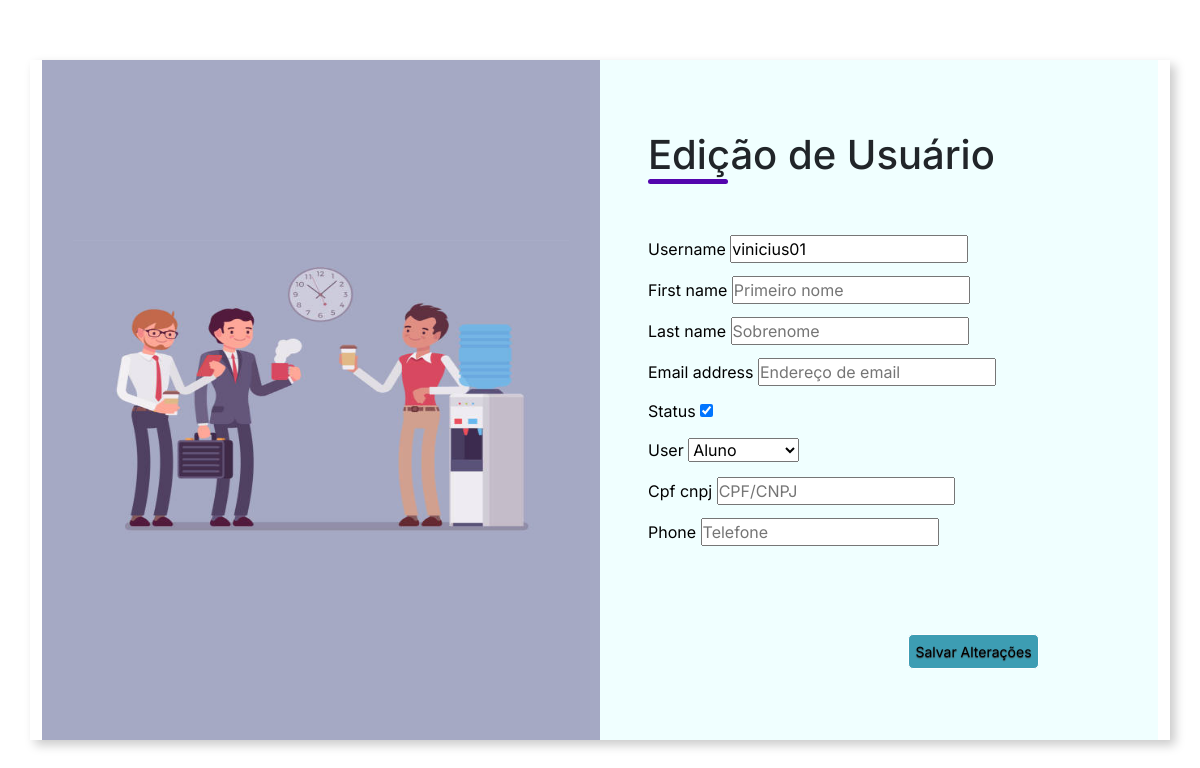
The page /atualizar/cadastro/2 (signed in) on the database as committed earlier.
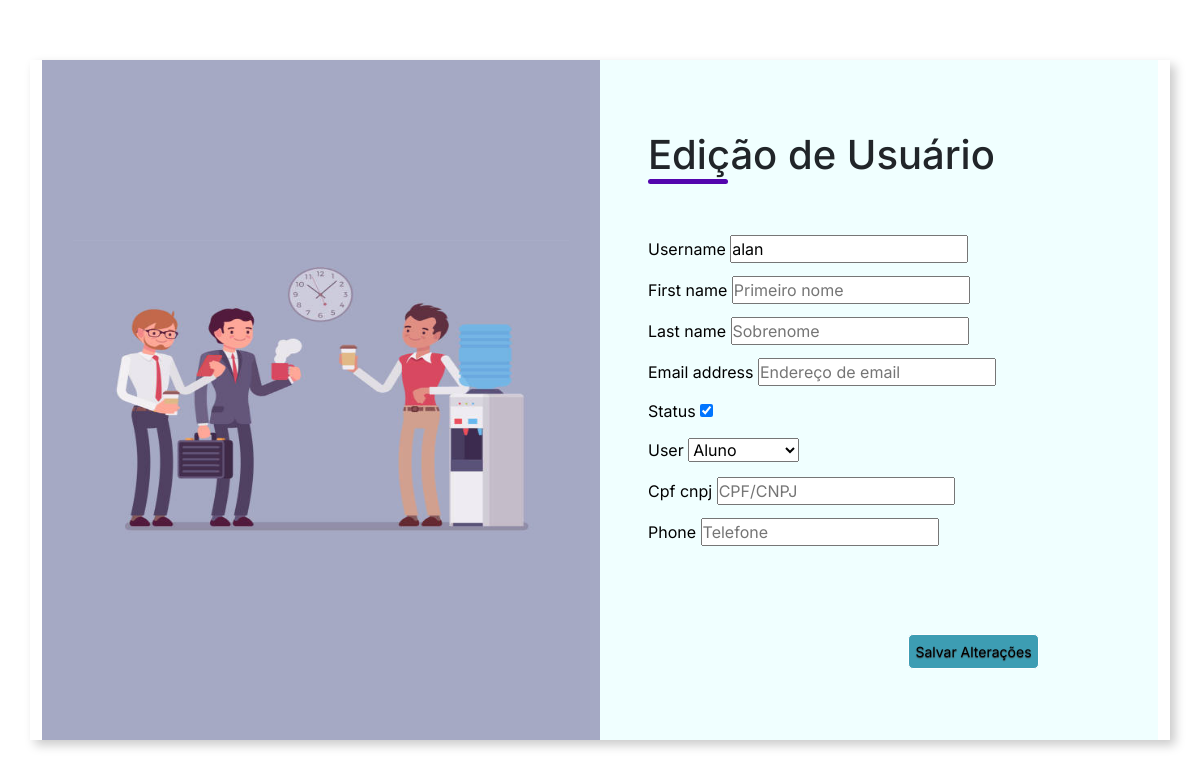
The same page on the database as committed later.
### main/models.py (models this page shows, shortened)
class Usuario(AbstractUser):
    USUARIOS = [
        (1, "aluno"),
        (2, "professor")
    ]
    cpf_cnpj = models.CharField(max_length=14, blank=False)
    phone = models.CharField(max_length=12)
    user = models.PositiveIntegerField(choices=USUARIOS, default=1)

### main/views/update_user.py (the view, shortened to what this page needs)
# urls.py: path('atualizar/cadastro/<int:pk>', UpdateUser.as_view(), name='updateuser'),
class UpdateUser(LoginRequiredMixin, View):
    template_name = 'update_user.html'
    def get(self, request, pk):
        user = Usuario.objects.get(pk=pk)
        form = UserUpdateForm(instance=user)
        return render(request, self.template_name, {'form': form})

### main/forms/updateuser_forms.py
class UserUpdateForm(forms.ModelForm):
    USUARIO = [
        (1, 'Aluno'),
        (2, 'Professor')
    ]
    ATIVO_INATIVO = [
            (1, 'Ativo'),
            (2, 'Inativo')
        ]
    class Meta:
        model= Usuario
        fields = ['username', 'first_name', 'last_name', 'email', 'is_active', 'user', 'cpf_cnpj', 'phone']
        widgets = {
            'username': forms.TextInput(attrs={'placeholder': 'Nome de usuário'}),
            'first_name': forms.TextInput(attrs={'placeholder': 'Primeiro nome'}),
            'last_name': forms.TextInput(attrs={'placeholder': 'Sobrenome'}),
            'email': forms.EmailInput(attrs={'placeholder': 'Endereço de email'}),
            'cpf_cnpj': forms.TextInput(attrs={'placeholder': 'CPF/CNPJ'}),
            'phone': forms.TextInput(attrs={'placeholder': 'Telefone'}),
        }
    user = forms.ChoiceField(
        choices=[('', 'Selecione...')] + USUARIO,
        widget=forms.Select(attrs={'placeholder': 'Usuário'})
    )
    is_active = forms.BooleanField(
        label='Status',
        required=False,
        widget=forms.CheckboxInput(attrs={'class': 'custom-class'}),
    )

### templates/update_user.html (shortened to what this page needs)
{% load static%}
<!DOCTYPE html>
<html lang="pt-br">
<head>
    <link rel="stylesheet" href="{% static 'styles/style_edicao_usuario.css'%}">
    <link href="https://cdn.jsdelivr.net/npm/bootstrap@5.2.2/dist/css/bootstrap.min.css" rel="stylesheet">
</head>
<body>
    <div class="container">
        <div class="form-image">
            <img src="{% static 'assets/imagens/imagem_edicao_usuario.jpg' %}">
        </div>
    <div class="form">
        <form action="{% url 'updateuser' pk=user.pk %}", method="post">
            <div class="form-header">
                <div class="title">
                    <h1> Edição de Usuário</h1>
                </div>
            </div>
            <div class="row">
                {% for field in form.visible_fields %}
                <div class="col-12" style="margin-bottom: 10px;">
                    <label for="{{ field.id_for_label }}" style="color:black; margin-bottom: 5px;">{{field.label}}</label>
                    {{ field }}
                </div>
                {% endfor %}
            </div>
        </form>
        <div>
            <button class="button_salvar_alteracoes"  type="submit">Salvar Alterações</button>
    </div>
</body>
</html>

### laboratorio/static/styles/style_edicao_usuario.css (style rules this page uses)
* { padding:0; margin: 0; box-sizing: border-box; font-family: 'Inter', sans-serif; }
body { width: 100%; height: 100vh; display: flex; justify-content: center; align-items: center; background:#f8f9e8; }
.container { width:85%; height:85vh; display:flex; box-shadow: 5px 5px 10px rgba(0, 0, 0, .212); }
.form-image { width:50%; display: flex; justify-content: center; align-items:center; background-color:#a5a9c4 ; padding: 1rem; }
.form-image img { width: 31rem; height: 20rem; }
.form { width: 50%; display: flex; justify-content: center; align-items: center; flex-direction: column; background-color: azure; padding: 3rem; }
.form-header { margin-bottom: 3rem; display: flex; justify-content: space-between; }
.button_salvar_alteracoes { margin-top: 2cm; margin-left: 5cm; padding: 6px; cursor: pointer; background: rgb(61, 157, 179); color: #000000; font-size: 14px; border: 1px solid #fff; text-shadow: 0 1px 1px #333; border-radius: 5px; text-decoration: none; }
.form-header h1::after { content:''; display: block; width: 5rem; height: 0.3rem; background-color:#5406ae ; margin: 0 auto; position:absolute; border-radius: 10px; }

Rows that differ between the two databases and show on the page:
changed Usuario "Aluno": username "vinicius01" → "alan"
